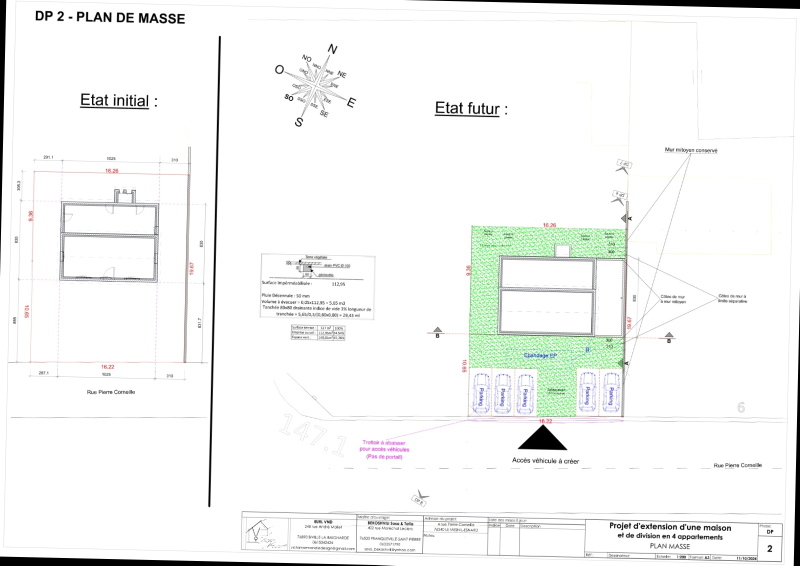
#> input picture Plan/aug_0_plan1.jpeg, 1600 x 1131 px (shown at 1/2 size); its folder holds only this picture in this run
$ python generate_dataset.py
#> lines starting #> are read from the running program, lines starting #| are printed output that depends on the picture
import cv2
import pytesseract
from PIL import Image
import os

def extract_rotate_and_resize_plan_from_images(input_folder, base_output_folder, new_size, search_text, angle_step):
#> called with input_folder = 'Plan', base_output_folder = 'Plan', new_size = (800, 600), search_text = 'plan de masse', angle_step = 20
    if not os.path.exists(base_output_folder):
        os.makedirs(base_output_folder)

    for angle in range(0, 360, angle_step):
        output_folder = os.path.join(base_output_folder, f'output_{angle}deg')
        if not os.path.exists(output_folder):
            os.makedirs(output_folder)

        for filename in os.listdir(input_folder):
            if filename.endswith('.jpeg') or filename.endswith('.jpg') or filename.endswith('.png'):
                img_path = os.path.join(input_folder, filename)
                img = cv2.imread(img_path)
#> img is the input picture: shape (1131, 1600, 3); mean B, G, R 244.7, 246, 244.7
                gray = cv2.cvtColor(img, cv2.COLOR_BGR2GRAY)
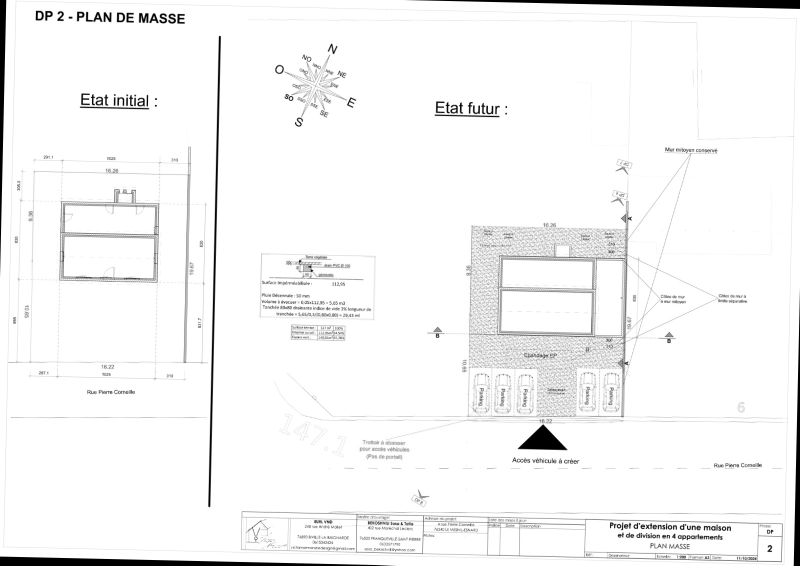
#> gray: shape (1131, 1600) (shown at 1/2 size); min 0, max 255, mean 245.5
#> (the run stopped early here; a loop or call above may not have finished)
